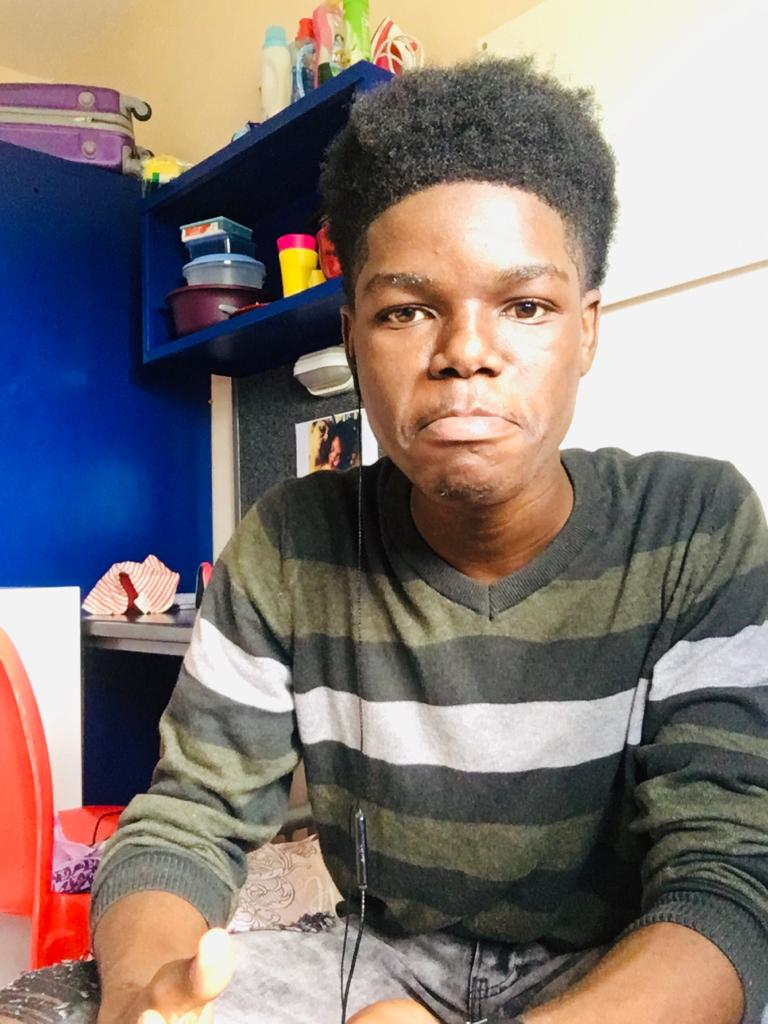
#> input picture face-x/images/me.jpg, 768 x 1024 px
$ python main.py
#> lines starting #> are read from the running program, lines starting #| are printed output that depends on the picture
import cv2
import numpy as np
class Paths:
    MY_FACE='../images/me.jpg'
    CASSCADE_CASSIF_PATH = '../files/haarcascade_frontalface_default.xml'
class BlurFace(object):
    def __init__(self, image_path):
        self.image_path = image_path
        pass
    def bluFace(self):
        image = cv2.imread(self.image_path)
#> image is the input picture: shape (1024, 768, 3); mean B, G, R 118.7, 121.8, 132.3
        image = cv2.resize(image, (int(image.shape[1] * .4), int(image.shape[0] * .4)))
#> image: shape (409, 307, 3)
        imageGray = cv2.cvtColor(image, cv2.COLOR_BGR2GRAY)
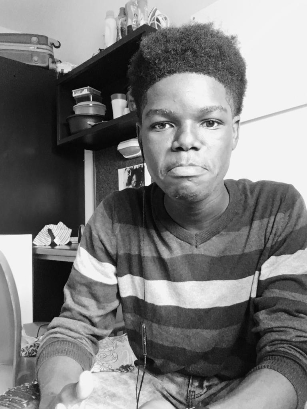
#> imageGray: shape (409, 307); min 2, max 251, mean 124.5
        faceClassifier = cv2.CascadeClassifier(Paths.CASSCADE_CASSIF_PATH)
        faces = faceClassifier.detectMultiScale(imageGray, 1.3, 1)
#> faces = [[136, 80, 105, 105]]
        originalImage = image.copy()
        for (x, y, w, h) in faces:
            face = image[y: y + h, x: x + w]
            face = cv2.blur(face, ksize=(19, 19))
            image[y: y + h, x: x + w] = face
#> this loop made 1 pass
#> pass 1, in bluFace, `face = image[y: y + h, x: x + w]`:
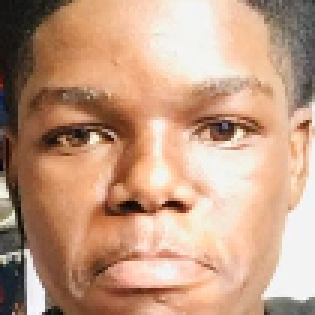
#> face: shape (105, 105, 3) (shown 3 times larger); mean B, G, R 130.5, 155.6, 194
#> pass 1, in bluFace, `face = cv2.blur(face, ksize=(19, 19))`:
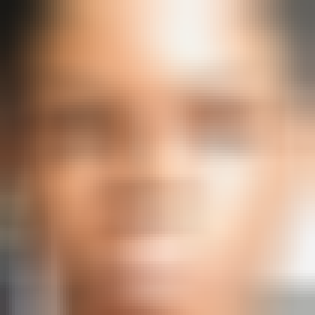
#> face: shape (105, 105, 3) (shown 3 times larger); mean B, G, R 130.5, 155.7, 194.2
#> after the loop:
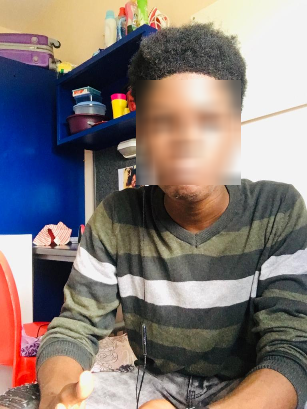
#> image: shape (409, 307, 3); mean B, G, R 118.6, 121.7, 132.2

        allImages = np.hstack([originalImage, image])
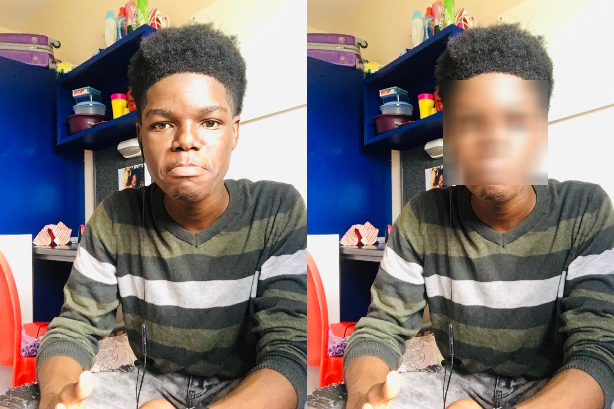
#> allImages: shape (409, 614, 3); mean B, G, R 118.6, 121.7, 132.2
        cv2.imshow("Face Bluring", allImages)
        cv2.waitKey(0)
if __name__ == '__main__':
    blurFace = BlurFace(Paths.MY_FACE)
    blurFace.bluFace()

$ run again, with face-x/images/bandicam 2021-04-12 17-53-41-245.jpg copied over face-x/images/me.jpg
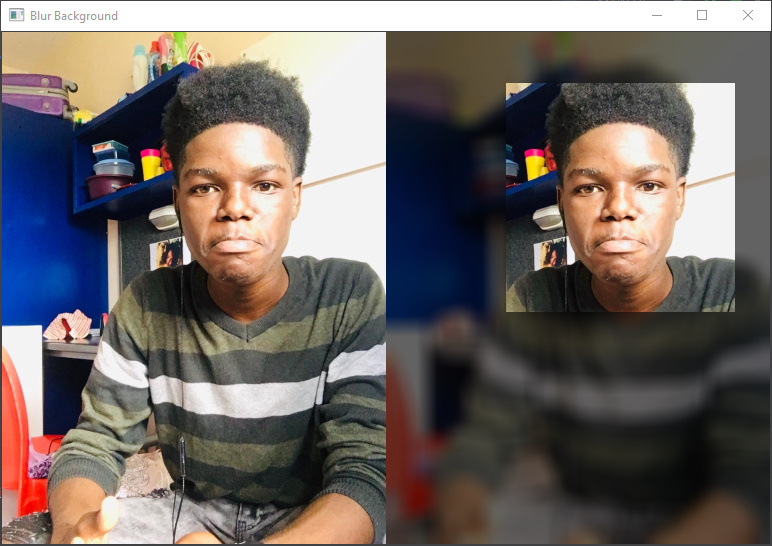
#> input picture face-x/images/bandicam 2021-04-12 17-53-41-245.jpg, 772 x 546 px
#> in bluFace, image is the input picture: shape (546, 772, 3); mean B, G, R 101, 103.8, 112
#> faces = [[66, 51, 57, 57], [220, 51, 57, 57]]
#> the loop in bluFace, `for (x, y, w, h) in faces:` made 2 passes
#> after the loop in bluFace, `for (x, y, w, h) in faces:`:
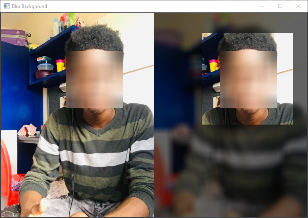
#> image: shape (218, 308, 3); mean B, G, R 100.8, 103.5, 111.7
#> in bluFace, `allImages = np.hstack([originalImage, image])`:
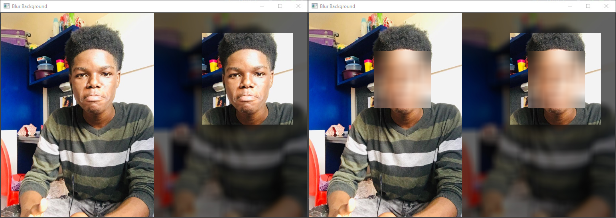
#> allImages: shape (218, 616, 3); mean B, G, R 100.7, 103.5, 111.6

$ run again, with face-x/images/bandicam 2021-04-17 21-57-14-173.jpg copied over face-x/images/me.jpg
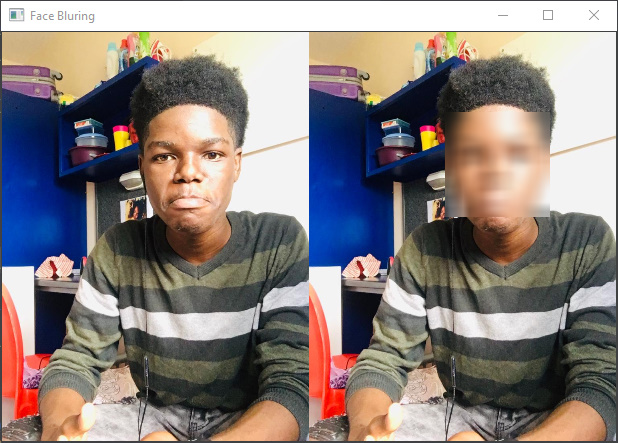
#> input picture face-x/images/bandicam 2021-04-17 21-57-14-173.jpg, 618 x 443 px
#> in bluFace, image is the input picture: shape (443, 618, 3); mean B, G, R 126.9, 129.7, 139.3
#> in bluFace, `imageGray = cv2.cvtColor(image, cv2.COLOR_BGR2GRAY)`:
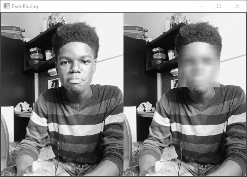
#> imageGray: shape (177, 247); min 4, max 255, mean 131.7
#> faces = [[52, 43, 48, 48], [177, 44, 45, 45]]
#> the loop in bluFace, `for (x, y, w, h) in faces:` made 2 passes
#> in bluFace, `allImages = np.hstack([originalImage, image])`:
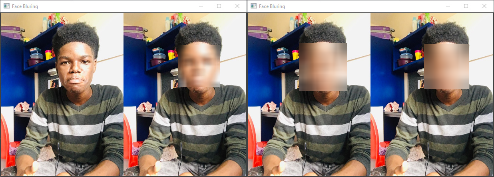
#> allImages: shape (177, 494, 3); mean B, G, R 126.4, 129.2, 138.7
